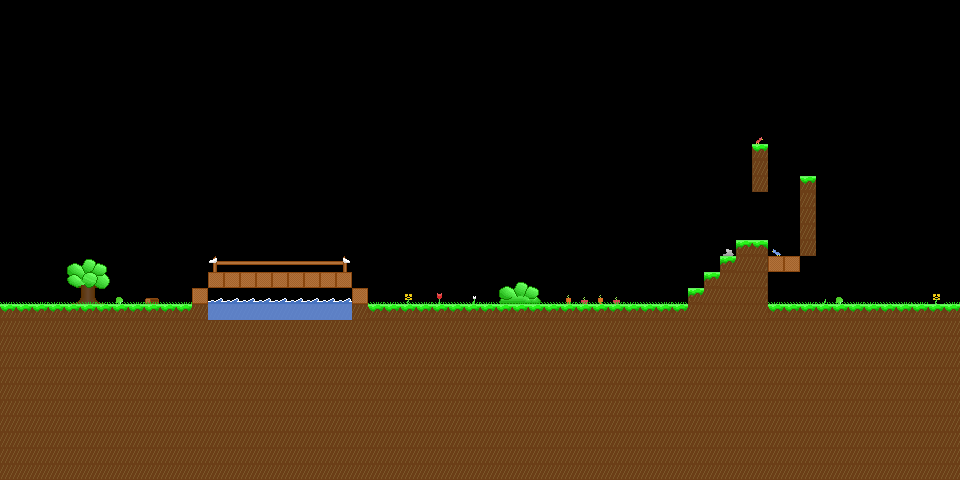

Rendered tile map (Tiled .tmx) drawn with the repository's tilesets; below, a short description and the map source with its tile grids summarised:
An orthogonal 60x30 tile map with 16x16 px tiles, 3 tile layers (back, dirt, grass) and 9 objects.

<map version="1.0" tiledversion="2018.04.18" orientation="orthogonal" renderorder="right-down" width="60" height="30" tilewidth="16" tileheight="16" infinite="0" nextobjectid="15">
 <tileset firstgid="1" source="../world.tsx" />
 <layer name="back" width="60" height="30">
  <properties>
   <property name="z" value="-1" />
  </properties>
  <data>[1800 cells, 28 non-empty, 25 distinct tile ids]</data>
 </layer>
 <layer name="dirt" width="60" height="30">
  <properties>
   <property name="z" value="-1" />
  </properties>
  <data>[1800 cells, 695 non-empty, 9 distinct tile ids]</data>
 </layer>
 <layer name="grass" width="60" height="30">
  <properties>
   <property name="z" value="1" />
  </properties>
  <data>[1800 cells, 72 non-empty, 10 distinct tile ids]</data>
 </layer>
 <objectgroup name="Enemies">
  <object id="4" x="560" y="288">
   <point />
  </object>
  <object id="6" x="896" y="288">
   <point />
  </object>
  <object id="10" x="144" y="288">
   <point />
  </object>
 </objectgroup>
 <objectgroup name="Collidables">
  <object id="11" x="0" y="304">
   <polygon points="0,0 192,0 192,-16 208,-16 208,-32 352,-32 352,-16 368,-16 368,0 688,0 688,-16 704,-16 704,-32 720,-32 720,-48 736,-48 736,-64 768,-64 768,-48 800,-48 800,-32 768,-32 768,0 960,0 960,176 0,176" />
  </object>
  <object id="12" x="800" y="256">
   <polygon points="0,0 0,-80 16,-80 16,0" />
  </object>
  <object id="13" x="768" y="192">
   <polygon points="0,0 0,-48 -16,-48 -16,0" />
  </object>
 </objectgroup>
 <objectgroup name="Events">
  <object id="8" x="416" y="0" width="16" height="480">
   <properties>
    <property name="data" value="1.5" />
    <property name="type" value="zoom" />
   </properties>
  </object>
  <object id="9" x="832" y="0" width="16" height="480">
   <properties>
    <property name="type" value="loadnext" />
   </properties>
  </object>
  <object id="14" x="864" y="0" width="16" height="496">
   <properties>
    <property name="data" value="1" />
    <property name="type" value="zoom" />
   </properties>
  </object>
 </objectgroup>
</map>
